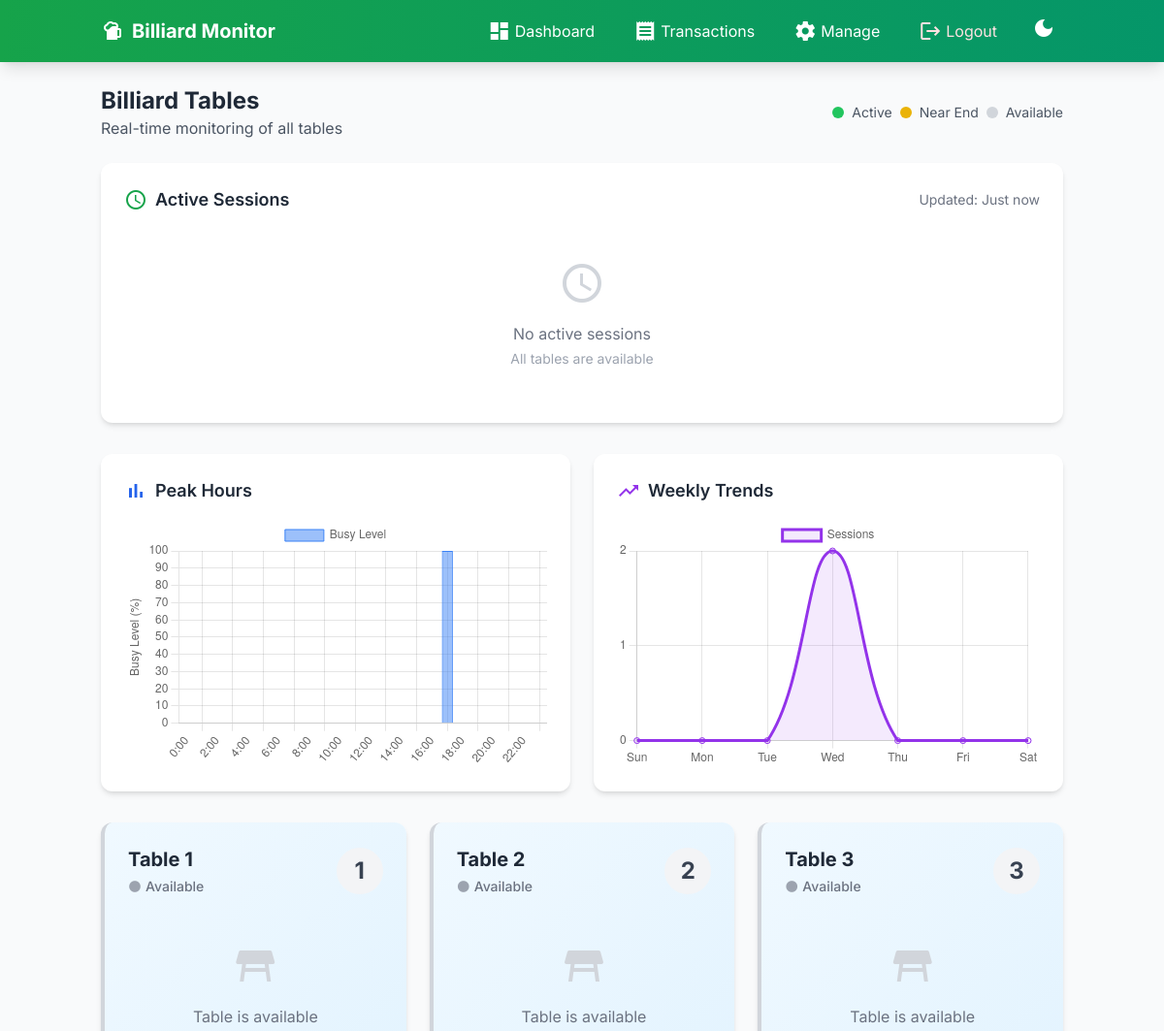
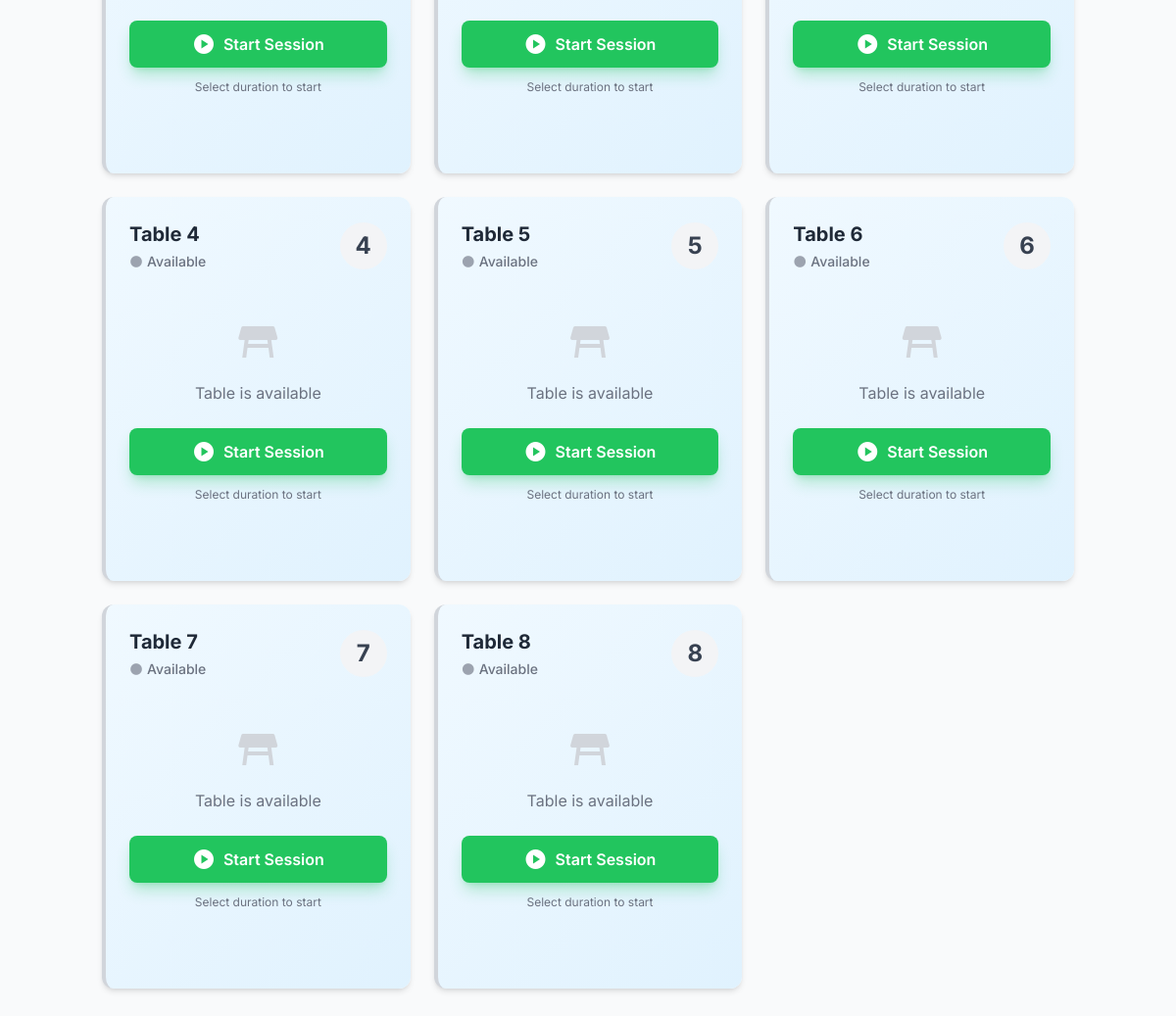
Page / (signed in) on the earlier database version (2 pictures, top to bottom).
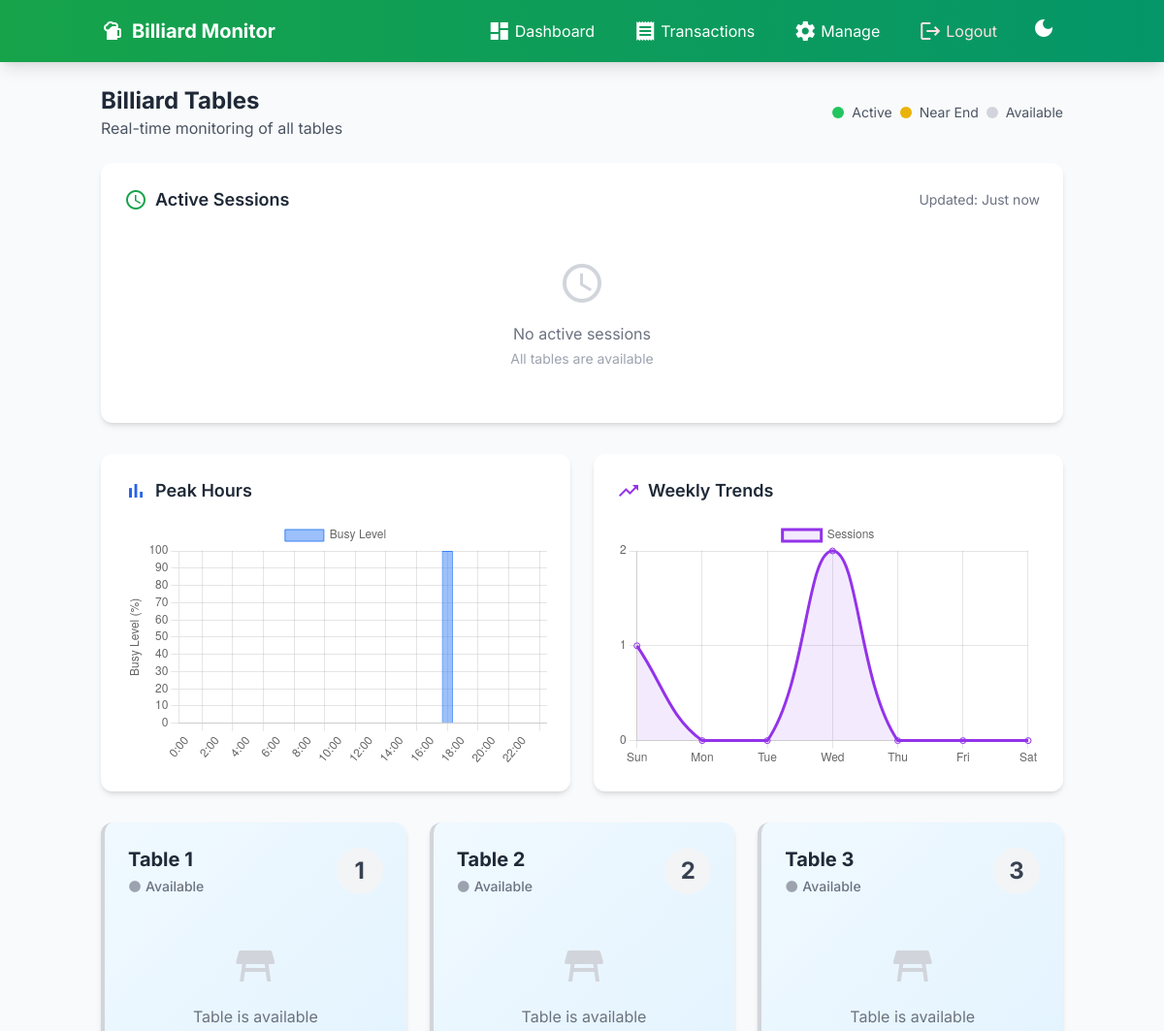
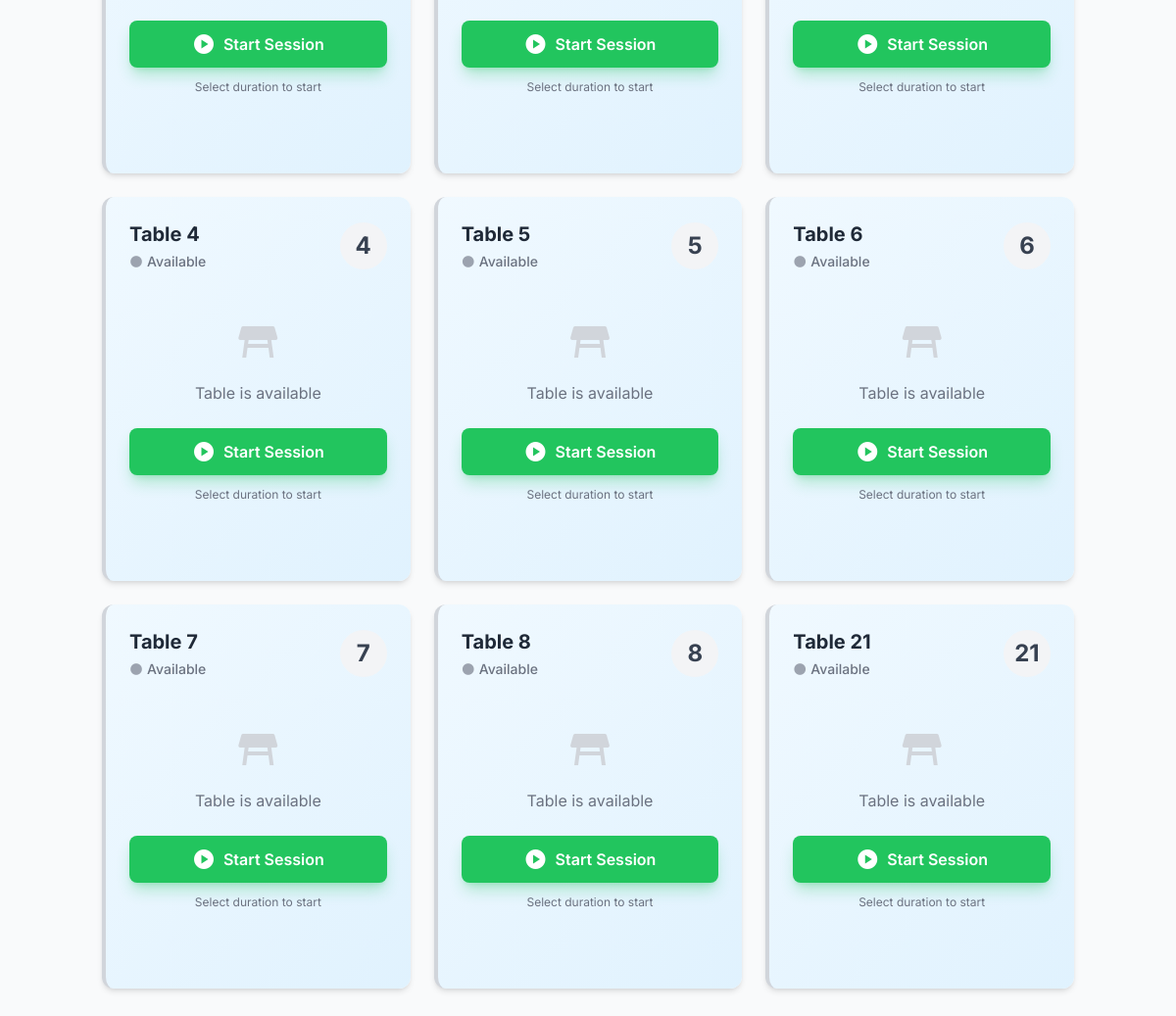
Same page on the later database version (2 pictures, top to bottom).
### monitor/models.py (models this page shows, shortened)
class Table(models.Model):
    TABLE_STATUS = [
        ('available', 'Available'),
        ('occupied', 'Occupied'),
        ('maintenance', 'Maintenance'),
    ]
    table_number = models.IntegerField(unique=True)
    status = models.CharField(max_length=20, choices=TABLE_STATUS, default='available')
    created_at = models.DateTimeField(auto_now_add=True)
    updated_at = models.DateTimeField(auto_now=True)
    @property
    def current_session(self):
        return self.sessions.filter(status='active').first()

### monitor/views.py (the view)
# urls.py: path('', views.index, name='index'),
@login_required
def index(request):
    tables = Table.objects.all().order_by('table_number')
    active_sessions = Session.objects.filter(status='active').select_related('table')
    peak_hours = AnalyticsService.get_peak_hours()
    weekly_trends = AnalyticsService.get_weekly_trends()
    context = {
        'tables': tables,
        'active_sessions': active_sessions,
        'now': timezone.now(),
        'peak_hours_data': json.dumps(peak_hours),
        'weekly_trends_data': json.dumps(weekly_trends),
    }
    return render(request, 'monitor/index.html', context)

### monitor/services.py (called while the page is built)
    @staticmethod
    def get_peak_hours():
        sessions = Session.objects.filter(status='completed')
        if not sessions.exists():
            return [0] * 24
        hour_counts = sessions.annotate(
            hour=ExtractHour('start_time')
        ).values('hour').annotate(
            count=Count('id')
        ).order_by('hour')
        hourly_data = [0] * 24
        max_count = 0
        for entry in hour_counts:
            hour = entry['hour']
            count = entry['count']
            hourly_data[hour] = count
            if count > max_count:
                max_count = count
        if max_count > 0:
            hourly_data = [int((count / max_count) * 100) for count in hourly_data]
        return hourly_data

### monitor/templates/monitor/index.html (shortened to what the changed rows need)
{% extends 'monitor/base.html' %}
{% load static %}
{% block content %}
<div class="mb-8">
    <div class="flex items-center justify-between mb-6">
        <div>
            <h2 class="text-2xl font-bold text-gray-800 dark:text-gray-100">Billiard Tables</h2>
        </div>
    </div>
    <div class="grid grid-cols-1 md:grid-cols-2 gap-6 mb-8">
        <div class="bg-white dark:bg-dark-card rounded-xl shadow-md p-6 transition-colors">
            <div class="relative h-64">
                <canvas id="weeklyTrendsChart"></canvas>
            </div>
        </div>
    </div>
    <div class="grid grid-cols-1 md:grid-cols-2 lg:grid-cols-3 xl:grid-cols-4 gap-6">
        {% for table in tables %}
        <div class="table-card bg-white rounded-xl shadow-md overflow-hidden
            {% if table.status == 'occupied' and table.current_session and table.current_session.is_near_end %}status-near-end border-l-4 border-yellow-500
            {% elif table.status == 'occupied' %}status-active border-l-4 border-green-500
            {% else %}status-available border-l-4 border-gray-300{% endif %}">
            <div class="p-6">
                <div class="flex items-center justify-between mb-4">
                    <div>
                        <h3 class="text-xl font-bold text-gray-800 dark:text-gray-100">Table {{ table.table_number }}</h3>
                        <div class="flex items-center mt-1">
                            {% if table.status == 'occupied' and table.current_session and table.current_session.is_near_end %}
                                <span class="material-icons text-yellow-500 text-sm mr-1">warning</span>
                                <span class="text-sm text-yellow-600 dark:text-yellow-400 font-medium">Time almost up</span>
                            {% elif table.status == 'occupied' %}
                                <span class="material-icons text-green-500 text-sm mr-1">circle</span>
                                <span class="text-sm text-green-600 dark:text-green-400 font-medium">In Use</span>
                            {% else %}
                                <span class="material-icons text-gray-400 text-sm mr-1">circle</span>
                                <span class="text-sm text-gray-500 dark:text-gray-400 font-medium">Available</span>
                            {% endif %}
                        </div>
                    </div>
                    <div class="w-12 h-12 rounded-full bg-gray-100 dark:bg-gray-700 flex items-center justify-center">
                        <span class="text-2xl font-bold text-gray-700 dark:text-gray-200">{{ table.table_number }}</span>
                    </div>
                </div>
                {% if table.current_session %}
                <div class="mb-6">
                    <div class="flex justify-between items-center mb-2">
                        <span class="text-gray-600 dark:text-gray-400">Duration:</span>
                        <span class="font-semibold dark:text-gray-200">{{ table.current_session.duration }} hour{{ table.current_session.duration|pluralize }}</span>
                    </div>
                    <div class="flex justify-between items-center mb-2">
                        <span class="text-gray-600 dark:text-gray-400">Ends at:</span>
                        <span class="font-semibold text-gray-800 dark:text-gray-200">{{ table.current_session.formatted_end_time }}</span>
                    </div>
                    <div class="flex justify-between items-center mb-4">
                        <span class="text-gray-600 dark:text-gray-400">Amount:</span>
                        <span class="text-lg font-bold text-green-600 dark:text-green-400">₱{{ table.current_session.amount }}</span>
                    </div>
                    <div class="mb-6">
                        <div class="text-sm text-gray-600 dark:text-gray-400 mb-1">Time remaining:</div>
                        <div class="text-2xl font-bold timer dark:text-gray-100" data-start-time="{{ table.current_session.start_time|date:'c' }}"
                             data-duration="{{ table.current_session.duration }}">
                            {{ table.current_session.duration|add:"0" }}:00:00
                        </div>
                    </div>
                    <div class="grid grid-cols-2 gap-2 mb-3">
                        <button onclick="extendSession({{ table.current_session.id }})"
                                class="bg-blue-500 hover:bg-blue-600 dark:bg-blue-600 dark:hover:bg-blue-700 text-white font-semibold py-2 px-3 rounded-lg transition flex items-center justify-center shadow-md">
                            <span class="material-icons text-sm mr-1">add_time</span>
                            Extend
                        </button>
                        <button onclick="cancelSession({{ table.current_session.id }})"
                                class="bg-gray-500 hover:bg-gray-600 dark:bg-gray-600 dark:hover:bg-gray-700 text-white font-semibold py-2 px-3 rounded-lg transition flex items-center justify-center shadow-md">
                            <span class="material-icons text-sm mr-1">cancel</span>
                            Cancel
                        </button>
                    </div>
                    <button onclick="endSession({{ table.current_session.id }})"
                            class="w-full bg-red-500 hover:bg-red-600 text-white font-semibold py-3 px-4 rounded-lg transition flex items-center justify-center shadow-lg shadow-red-500/30">
                        <span class="material-icons mr-2">stop_circle</span>
                        End Session
                    </button>
                {% else %}
                <div class="mb-6">
                    <div class="text-center py-8">
                        <span class="material-icons text-gray-300 dark:text-gray-600 text-5xl mb-4">table_restaurant</span>
                        <p class="text-gray-500 dark:text-gray-400 mb-6">Table is available</p>
                        <div class="space-y-3">
                            <button onclick="showStartSessionModal({{ table.id }})"
                                    class="w-full bg-green-500 hover:bg-green-600 text-white font-semibold py-3 px-4 rounded-lg transition flex items-center justify-center shadow-lg shadow-green-500/30">
                                <span class="material-icons mr-2">play_circle</span>
                                Start Session
                            </button>
                            <div class="text-xs text-gray-500 dark:text-gray-400 text-center mt-2">
                                Select duration to start
                            </div>
                        </div>
                    </div>
                {% endif %}
                </div>
            </div>
        </div>
        {% endfor %}
    </div>
</div>
{% endblock %}
{% block extra_js %}
<script>
    document.addEventListener('DOMContentLoaded', function() {
        // Parse data from context
        const peakHoursData = JSON.parse('{{ peak_hours_data|escapejs }}');
        const weeklyTrendsData = JSON.parse('{{ weekly_trends_data|escapejs }}');
        // Peak Hours Chart
        const peakCtx = document.getElementById('peakHoursChart').getContext('2d');
        new Chart(peakCtx, {
            type: 'bar',
            data: {
                labels: Array.from({length: 24}, (_, i) => `${i}:00`),
                datasets: [{
                    label: 'Busy Level',
                    data: peakHoursData,
                    backgroundColor: 'rgba(59, 130, 246, 0.5)',
                    borderColor: 'rgb(59, 130, 246)',
                    borderWidth: 1
                }]
            },
            options: {
                responsive: true,
                maintainAspectRatio: false,
                scales: {
                    y: {
                        beginAtZero: true,
                        max: 100,
                        title: {
                            display: true,
                            text: 'Busy Level (%)'
                        }
                    }
                }
            }
        });
        // Weekly Trends Chart
        const weeklyCtx = document.getElementById('weeklyTrendsChart').getContext('2d');
        new Chart(weeklyCtx, {
            type: 'line',
            data: {
                labels: ['Sun', 'Mon', 'Tue', 'Wed', 'Thu', 'Fri', 'Sat'],
                datasets: [{
                    label: 'Sessions',
                    data: weeklyTrendsData,
                    borderColor: 'rgb(147, 51, 234)',
                    backgroundColor: 'rgba(147, 51, 234, 0.1)',
                    fill: true,
                    tension: 0.4
                }]
            },
            options: {
                responsive: true,
                maintainAspectRatio: false,
                scales: {
                    y: {
                        beginAtZero: true,
                        ticks: {
                            stepSize: 1
                        }
                    }
                }
            }
        });
    });
</script>
{% endblock %}

Differences in the rows shown:
added Table: table_number "21", status "available" (drawn)
Other differences:
chart data {{ weekly_trends_data|escapejs }}: [0, 0, 0, 2, 0, 0, 0] → [1, 0, 0, 2, 0, 0, 0]
